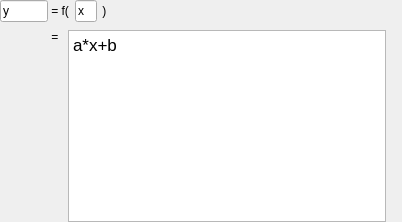
            <widget class="QWidget" name="page_custom">
             <layout class="QHBoxLayout" name="horizontalLayout_7" stretch="1,20">
              <property name="spacing">
               <number>0</number>
              </property>
              <property name="leftMargin">
               <number>0</number>
              </property>
              <property name="topMargin">
               <number>0</number>
              </property>
              <property name="rightMargin">
               <number>0</number>
              </property>
              <property name="bottomMargin">
               <number>0</number>
              </property>
              <item>
               <layout class="QVBoxLayout" name="verticalLayout_8" stretch="1,10">
                <item>
                 <widget class="QLineEdit" name="lineEdit_2">
                  <property name="text">
                   <string>y</string>
                  </property>
                 </widget>
                </item>
                <item>
                 <spacer name="verticalSpacer_3">
                  <property name="orientation">
                   <enum>Qt::Vertical</enum>
                  </property>
                  <property name="sizeHint" stdset="0">
                   <size>
                    <width>48</width>
                    <height>28</height>
                   </size>
                  </property>
                 </spacer>
                </item>
               </layout>
              </item>
              <item>
               <layout class="QVBoxLayout" name="verticalLayout_7" stretch="1,20">
                <property name="spacing">
                 <number>8</number>
                </property>
                <item>
                 <layout class="QHBoxLayout" name="horizontalLayout_5" stretch="1,1,1,20">
                  <property name="spacing">
                   <number>2</number>
                  </property>
                  <item>
                   <widget class="QLabel" name="label_6">
                    <property name="text">
                     <string> = f( </string>
                    </property>
                   </widget>
                  </item>
                  <item>
                   <widget class="QLineEdit" name="lineEdit_3">
                    <property name="text">
                     <string>x</string>
                    </property>
                   </widget>
                  </item>
                  <item>
                   <widget class="QLabel" name="label_7">
                    <property name="text">
                     <string> )</string>
                    </property>
                   </widget>
                  </item>
                  <item>
                   <spacer name="horizontalSpacer_3">
                    <property name="orientation">
                     <enum>Qt::Horizontal</enum>
                    </property>
                    <property name="sizeHint" stdset="0">
                     <size>
                      <width>40</width>
                      <height>20</height>
                     </size>
                    </property>
                   </spacer>
                  </item>
                 </layout>
                </item>
                <item>
                 <layout class="QHBoxLayout" name="horizontalLayout_6" stretch="1,20,1">
                  <property name="spacing">
                   <number>0</number>
                  </property>
                  <item>
                   <layout class="QVBoxLayout" name="verticalLayout_6" stretch="1,20">
                    <property name="spacing">
                     <number>2</number>
                    </property>
                    <item>
                     <widget class="QLabel" name="label_8">
                      <property name="text">
                       <string> = </string>
                      </property>
                     </widget>
                    </item>
                    <item>
                     <spacer name="verticalSpacer_2">
                      <property name="orientation">
                       <enum>Qt::Vertical</enum>
                      </property>
                      <property name="sizeHint" stdset="0">
                       <size>
                        <width>20</width>
                        <height>13</height>
                       </size>
                      </property>
                     </spacer>
                    </item>
                   </layout>
                  </item>
                  <item>
                   <widget class="QTextEdit" name="textEdit_2">
                    <property name="html">
                     <string>&lt;!DOCTYPE HTML PUBLIC &quot;-//W3C//DTD HTML 4.0//EN&quot; &quot;http://www.w3.org/TR/REC-html40/strict.dtd&quot;&gt;
&lt;html&gt;&lt;head&gt;&lt;meta name=&quot;qrichtext&quot; content=&quot;1&quot; /&gt;&lt;style type=&quot;text/css&quot;&gt;
p, li { white-space: pre-wrap; }
&lt;/style&gt;&lt;/head&gt;&lt;body style=&quot; font-family:'Times New Roman'; font-size:13pt; font-weight:400; font-style:normal;&quot;&gt;
&lt;p style=&quot; margin-top:0px; margin-bottom:0px; margin-left:0px; margin-right:0px; -qt-block-indent:0; text-indent:0px;&quot;&gt;a*x+b&lt;/p&gt;&lt;/body&gt;&lt;/html&gt;</string>
                    </property>
                   </widget>
                  </item>
                  <item>
                   <spacer name="horizontalSpacer_4">
                    <property name="orientation">
                     <enum>Qt::Horizontal</enum>
                    </property>
                    <property name="sizeHint" stdset="0">
                     <size>
                      <width>18</width>
                      <height>28</height>
                     </size>
                    </property>
                   </spacer>
                  </item>
                 </layout>
                </item>
               </layout>
              </item>
             </layout>
            </widget>
